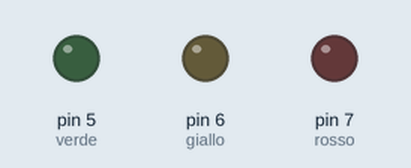
This sketch was run on a simulated Arduino Uno, built with avr-gcc and run on an emulated ATmega328P. Parts: output pins drawn as LEDs (lit = HIGH).

Above: at 0.5 s.
At 3.5 s:
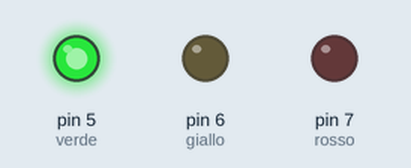
At 8.5 s:
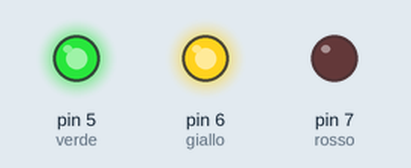
At 13.5 s:
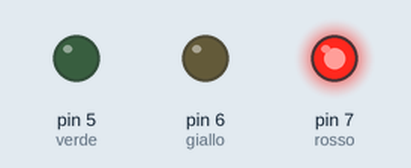
Timing chart, 0 to 20.8 s (numbered marks = the images above):
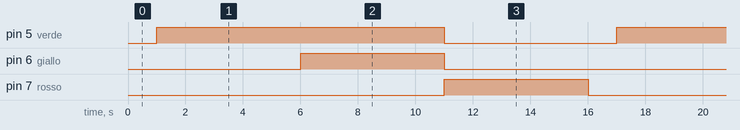

The sketch:

semaforo.ino
```cpp
int verde = 5; //verde, giallo, rosso
int giallo = 6;
int rosso = 7;

void setup() {
  pinMode(verde,OUTPUT);
  pinMode(giallo,OUTPUT);
  pinMode(rosso,OUTPUT);
  digitalWrite(verde,LOW);
  digitalWrite(giallo,LOW);
  digitalWrite(rosso,LOW);
}

void loop() {
  delay(1000); //attendo prima
  digitalWrite(verde,HIGH);
  delay(5000);
  digitalWrite(verde,HIGH);
  digitalWrite(giallo,HIGH);
  delay(5000);
  digitalWrite(verde,LOW);
  digitalWrite(giallo,LOW);
  digitalWrite(rosso,HIGH);
  delay(5000);
  digitalWrite(rosso,LOW);

}
```

Measured:
- by itself, pin 5 (verde): alternates HIGH for 10.0 s and LOW for 6.0 s
- by itself, pin 6 (giallo), pin 7 (rosso): alternates HIGH for 5.0 s and LOW for 11.0 s
- by itself, everything shown: repeats every 16.0 s, in 4 steps
